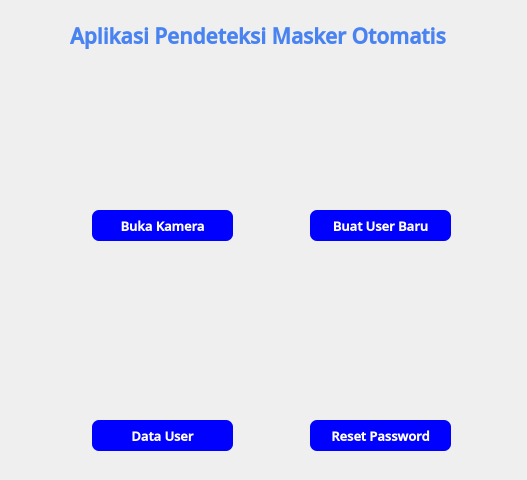
<?xml version="1.0" encoding="UTF-8"?>
<ui version="4.0">
 <class>Form</class>
 <widget class="QWidget" name="Form">
  <property name="geometry">
   <rect>
    <x>0</x>
    <y>0</y>
    <width>527</width>
    <height>480</height>
   </rect>
  </property>
  <property name="sizePolicy">
   <sizepolicy hsizetype="Maximum" vsizetype="Maximum">
    <horstretch>0</horstretch>
    <verstretch>0</verstretch>
   </sizepolicy>
  </property>
  <property name="maximumSize">
   <size>
    <width>640</width>
    <height>480</height>
   </size>
  </property>
  <property name="windowTitle">
   <string>Aplikasi Pendeteksi Masker - Menu Admin</string>
  </property>
  <property name="styleSheet">
   <string notr="true">background-color: rgb(0, 23, 37);

QPushButton{
	background-color: rgb(0, 0, 255);
}</string>
  </property>
  <widget class="QLabel" name="label">
   <property name="geometry">
    <rect>
     <x>70</x>
     <y>20</y>
     <width>521</width>
     <height>31</height>
    </rect>
   </property>
   <property name="maximumSize">
    <size>
     <width>640</width>
     <height>640</height>
    </size>
   </property>
   <property name="font">
    <font>
     <family>Open Sans SemiBold</family>
     <pointsize>16</pointsize>
     <bold>true</bold>
    </font>
   </property>
   <property name="styleSheet">
    <string notr="true">color: rgb(255, 255, 255);
color: rgb(73, 131, 241);</string>
   </property>
   <property name="text">
    <string>Aplikasi Pendeteksi Masker Otomatis</string>
   </property>
  </widget>
  <widget class="QPushButton" name="cameraButton">
   <property name="geometry">
    <rect>
     <x>92</x>
     <y>210</y>
     <width>141</width>
     <height>31</height>
    </rect>
   </property>
   <property name="font">
    <font>
     <family>Open Sans SemiBold</family>
     <pointsize>10</pointsize>
     <bold>true</bold>
    </font>
   </property>
   <property name="cursor">
    <cursorShape>PointingHandCursor</cursorShape>
   </property>
   <property name="styleSheet">
    <string notr="true">QPushButton{
   background-color: rgb(0, 0, 255);
   color: rgb(255, 255, 255);
   border-radius: 7px;
}

QPushButton:hover{
  border: 2px solid rgb(0, 0, 255);
  background-color: rgb(0, 23, 37);
  color: rgb(0, 0, 255)
}</string>
   </property>
   <property name="text">
    <string>Buka Kamera</string>
   </property>
  </widget>
  <widget class="QLabel" name="label_2">
   <property name="geometry">
    <rect>
     <x>90</x>
     <y>73</y>
     <width>141</width>
     <height>131</height>
    </rect>
   </property>
   <property name="text">
    <string/>
   </property>
   <property name="pixmap">
    <pixmap>../image/kecil.png</pixmap>
   </property>
   <property name="scaledContents">
    <bool>true</bool>
   </property>
  </widget>
  <widget class="QLabel" name="label_3">
   <property name="geometry">
    <rect>
     <x>310</x>
     <y>280</y>
     <width>141</width>
     <height>141</height>
    </rect>
   </property>
   <property name="text">
    <string/>
   </property>
   <property name="pixmap">
    <pixmap>../image/reset_passwordd-removebg-preview.png</pixmap>
   </property>
   <property name="scaledContents">
    <bool>true</bool>
   </property>
  </widget>
  <widget class="QPushButton" name="resetPasswordButton">
   <property name="geometry">
    <rect>
     <x>310</x>
     <y>420</y>
     <width>141</width>
     <height>31</height>
    </rect>
   </property>
   <property name="font">
    <font>
     <family>Open Sans SemiBold</family>
     <pointsize>10</pointsize>
     <bold>true</bold>
    </font>
   </property>
   <property name="cursor">
    <cursorShape>PointingHandCursor</cursorShape>
   </property>
   <property name="styleSheet">
    <string notr="true">QPushButton{
   background-color: rgb(0, 0, 255);
   color: rgb(255, 255, 255);
   border-radius: 7px;
}

QPushButton:hover{
  border: 2px solid rgb(0, 0, 255);
  background-color: rgb(0, 23, 37);
  color: rgb(0, 0, 255)
}</string>
   </property>
   <property name="text">
    <string>Reset Password</string>
   </property>
  </widget>
  <widget class="QPushButton" name="userListButton">
   <property name="geometry">
    <rect>
     <x>92</x>
     <y>420</y>
     <width>141</width>
     <height>31</height>
    </rect>
   </property>
   <property name="font">
    <font>
     <family>Open Sans SemiBold</family>
     <pointsize>10</pointsize>
     <bold>true</bold>
    </font>
   </property>
   <property name="cursor">
    <cursorShape>PointingHandCursor</cursorShape>
   </property>
   <property name="styleSheet">
    <string notr="true">QPushButton{
   background-color: rgb(0, 0, 255);
   color: rgb(255, 255, 255);
   border-radius: 7px;
}

QPushButton:hover{
  border: 2px solid rgb(0, 0, 255);
  background-color: rgb(0, 23, 37);
  color: rgb(0, 0, 255)
}</string>
   </property>
   <property name="text">
    <string>Data User</string>
   </property>
  </widget>
  <widget class="QLabel" name="label_4">
   <property name="geometry">
    <rect>
     <x>86</x>
     <y>280</y>
     <width>151</width>
     <height>141</height>
    </rect>
   </property>
   <property name="text">
    <string/>
   </property>
   <property name="pixmap">
    <pixmap>../image/icon_user.png</pixmap>
   </property>
   <property name="scaledContents">
    <bool>true</bool>
   </property>
  </widget>
  <widget class="QPushButton" name="createUserButton">
   <property name="geometry">
    <rect>
     <x>310</x>
     <y>210</y>
     <width>141</width>
     <height>31</height>
    </rect>
   </property>
   <property name="font">
    <font>
     <family>Open Sans SemiBold</family>
     <pointsize>10</pointsize>
     <bold>true</bold>
    </font>
   </property>
   <property name="cursor">
    <cursorShape>PointingHandCursor</cursorShape>
   </property>
   <property name="styleSheet">
    <string notr="true">QPushButton{
   background-color: rgb(0, 0, 255);
   color: rgb(255, 255, 255);
   border-radius: 7px;
}

QPushButton:hover{
  border: 2px solid rgb(0, 0, 255);
  background-color: rgb(0, 23, 37);
  color: rgb(0, 0, 255)
}</string>
   </property>
   <property name="text">
    <string>Buat User Baru</string>
   </property>
  </widget>
  <widget class="QLabel" name="label_5">
   <property name="geometry">
    <rect>
     <x>320</x>
     <y>80</y>
     <width>121</width>
     <height>121</height>
    </rect>
   </property>
   <property name="text">
    <string/>
   </property>
   <property name="pixmap">
    <pixmap>../image/icon_new_user.png</pixmap>
   </property>
   <property name="scaledContents">
    <bool>true</bool>
   </property>
  </widget>
  <zorder>label_5</zorder>
  <zorder>label</zorder>
  <zorder>cameraButton</zorder>
  <zorder>label_2</zorder>
  <zorder>label_3</zorder>
  <zorder>resetPasswordButton</zorder>
  <zorder>userListButton</zorder>
  <zorder>label_4</zorder>
  <zorder>createUserButton</zorder>
 </widget>
 <resources>
  <include location="../resource_image.qrc"/>
 </resources>
 <connections/>
</ui>
